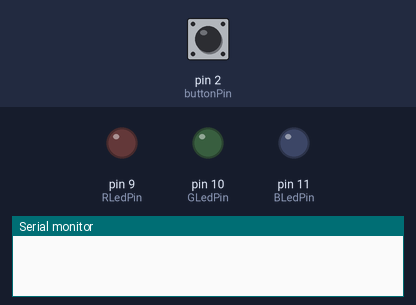
Simulated run of this sketch. Board: Arduino Uno, built with avr-gcc and run on an emulated ATmega328P. Shown: output pins drawn as LEDs (lit = HIGH), the last lines printed to the serial monitor. Dashed ring = blinking. The test bench sets the inputs (shaded band); at power-on: pin 2 (buttonPin) HIGH.

Above: at 1.2 s.
1.3 s: pin 2 (buttonPin) pulled LOW for 3.2 s
At 4.9 s:
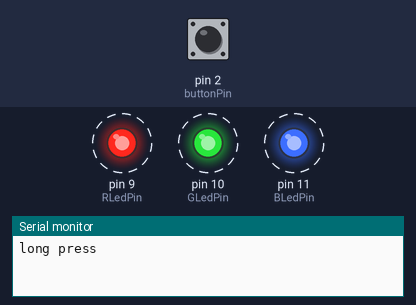
7.5 s: pin 2 (buttonPin) pulled LOW for 0.15 s
At 8.4 s:
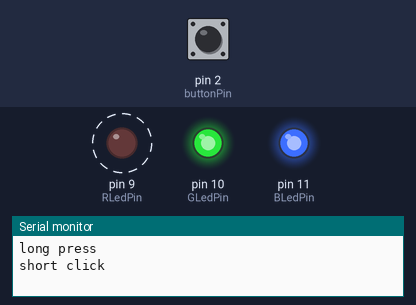
10.6 s: pin 2 (buttonPin) pulled LOW for 1 s
At 12.4 s:
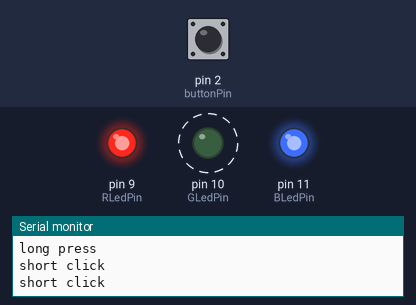
14.6 s: pin 2 (buttonPin) pulled LOW for 0.15 s
At 15.4 s:
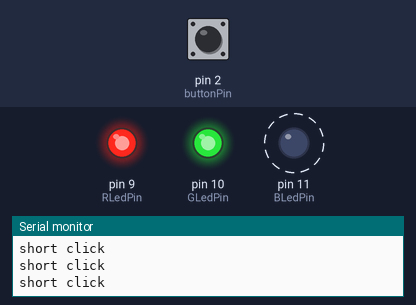
17.7 s: pin 2 (buttonPin) pulled LOW for 0.15 s
At 18.4 s:
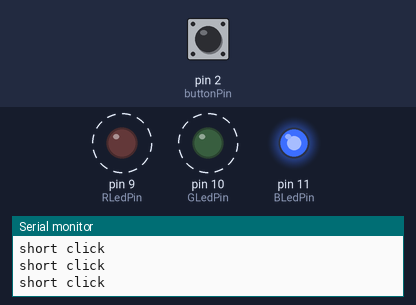
20.8 s: pin 2 (buttonPin) pulled LOW for 3.2 s
Timing chart, 0 to 27.4 s (numbered marks = the images above; inputs shaded):
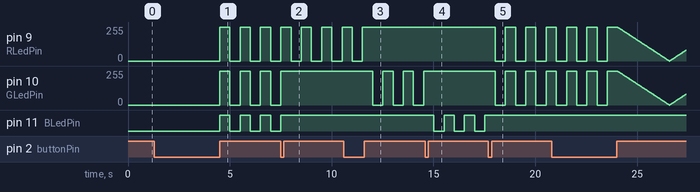

The sketch:

lightstick_start.ino
```cpp
//The Pin of the push button
const int buttonPin = 2;

//The Pin of the RGB LED Module
const int RLedPin = 9;
const int GLedPin = 10;
const int BLedPin = 11;

//Button state variables
int buttonState = 0;
bool buttonPressed = false;
unsigned long pressingTime = 0;
const int longPressInterval = 1000;

//Light color selection
int lightNum = 0;
int RLightColor = 0;
int GLightColor = 0;
int BLightColor = 0;

int RCurrentColor = 0;
int GCurrentColor = 0;
int BCurrentColor = 0;

//Modes
int currentMode = 0;

//Blink mode variables
unsigned long blinkTimer = 0;
const int blinkInterval = 500;
bool blinkOn = true;

//Fade (breathing) mode variables
const int fadeAmount = 2;
int fadeDirection = 1;

void setup()
{
  pinMode(buttonPin, INPUT);
  pinMode(RLedPin, OUTPUT);
  pinMode(GLedPin, OUTPUT);
  pinMode(BLedPin, OUTPUT);
  Serial.begin(9600);
}

void loop()
{
  checkButton();
  updateLEDColor();
  setRGBLEDColor(RCurrentColor, GCurrentColor, BCurrentColor);
}

void setRGBLEDColor(int r, int g, int b){
  analogWrite(RLedPin, r);
  analogWrite(GLedPin, g);
  analogWrite(BLedPin, b);
}

void checkButton(){
  buttonState = digitalRead(buttonPin);

  if (buttonState == LOW && !buttonPressed) {
    pressingTime = millis();
    buttonPressed = true;
  }

  if (buttonState == HIGH && buttonPressed) {
    unsigned long currentTime = millis();

    if (currentTime - pressingTime < longPressInterval) {
      changeLEDColor();
      Serial.println("short click");
    }
    else{
      changeMode();
      Serial.println("long press");
    }

    buttonPressed = false;
  }
}

void changeLEDColor(){
  lightNum++;

  if(lightNum >= 5){
    lightNum = 0;
  }

  //Assign the color
  if(lightNum == 0){ //white
    RLightColor = 0;  GLightColor = 0;  BLightColor = 0;
  }
  if(lightNum == 1){ //red
    RLightColor = 0;  GLightColor = 255;  BLightColor = 255;
  }
  if(lightNum == 2){ //green
    RLightColor = 255; GLightColor = 0;  BLightColor = 255;
  }
  if(lightNum == 3){ //blue
    RLightColor = 255; GLightColor = 255; BLightColor = 0;
  }
  if(lightNum == 4){ //yellow
    RLightColor = 0; GLightColor = 0; BLightColor = 255;
  }

  RCurrentColor = RLightColor;
  GCurrentColor = GLightColor;
  BCurrentColor = BLightColor;
}

void changeMode(){
  currentMode++;
  if(currentMode >= 3){
    currentMode = 0;
  }

  if(currentMode == 1){
    blinkTimer = 0;
    blinkOn = true;
  }
  if(currentMode == 2){
    fadeDirection = 1;
  }
}

void updateLEDColor(){
  if(currentMode == 0){
    // steady
    RCurrentColor = RLightColor;
    GCurrentColor = GLightColor;
    BCurrentColor = BLightColor;
  }

  else if(currentMode == 1){
    // blink
    unsigned long currentTime = millis();
    if(currentTime - blinkTimer > blinkInterval){
      blinkOn = !blinkOn;
      blinkTimer = currentTime;
    }

    if(blinkOn){
      RCurrentColor = RLightColor;
      GCurrentColor = GLightColor;
      BCurrentColor = BLightColor;
    }
    else{
      RCurrentColor = 255;
      GCurrentColor = 255;
      BCurrentColor = 255;
    }
  }

  else if(currentMode == 2){
    // FADE / BREATHING MODE
    bool hitLimit = false;

    // RED channel
    if (RLightColor == 0) {
      RCurrentColor += fadeDirection * fadeAmount;
      if (RCurrentColor <= 0 || RCurrentColor >= 255) {
        RCurrentColor = constrain(RCurrentColor, 0, 255);
        hitLimit = true;
      }
    }

    // GREEN channel
    if (GLightColor == 0) {
      GCurrentColor += fadeDirection * fadeAmount;
      if (GCurrentColor <= 0 || GCurrentColor >= 255) {
        GCurrentColor = constrain(GCurrentColor, 0, 255);
        hitLimit = true;
      }
    }

    // BLUE channel
    if (BLightColor == 0) {
      BCurrentColor += fadeDirection * fadeAmount;
      if (BCurrentColor <= 0 || BCurrentColor >= 255) {
        BCurrentColor = constrain(BCurrentColor, 0, 255);
        hitLimit = true;
      }
    }

    if(hitLimit){
      fadeDirection = -fadeDirection;
    }

    delay(20);
  }
}
```

Measured:
- after the input at 1.3 s, pin 9 (RLedPin), pin 10 (GLedPin): alternates 255/255 for 0.50 s and 0/255 for 0.50 s, starting after 3.2 s; pin 11 (BLedPin): alternates HIGH for 0.50 s and LOW for 0.50 s, starting after 3.2 s
- after the input at 7.5 s, pin 10 (GLedPin): goes on until 7.5 s, then stays 255/255; pin 11 (BLedPin): goes on until 7.5 s, then stays HIGH
- after the input at 10.6 s, pin 9 (RLedPin): goes on until 11.5 s, then stays 255/255; pin 10 (GLedPin): alternates 255/255 for 0.50 s and 0/255 for 0.50 s, starting after 1.4 s
- after the input at 14.6 s, pin 10 (GLedPin): stops changing and stays 255/255; pin 11 (BLedPin): alternates HIGH for 0.50 s and LOW for 0.50 s, starting after 0.42 s
- after the input at 17.7 s, pin 9 (RLedPin), pin 10 (GLedPin): alternates 255/255 for 0.50 s and 0/255 for 0.50 s, starting after 0.33 s; pin 11 (BLedPin): stops changing and stays HIGH
